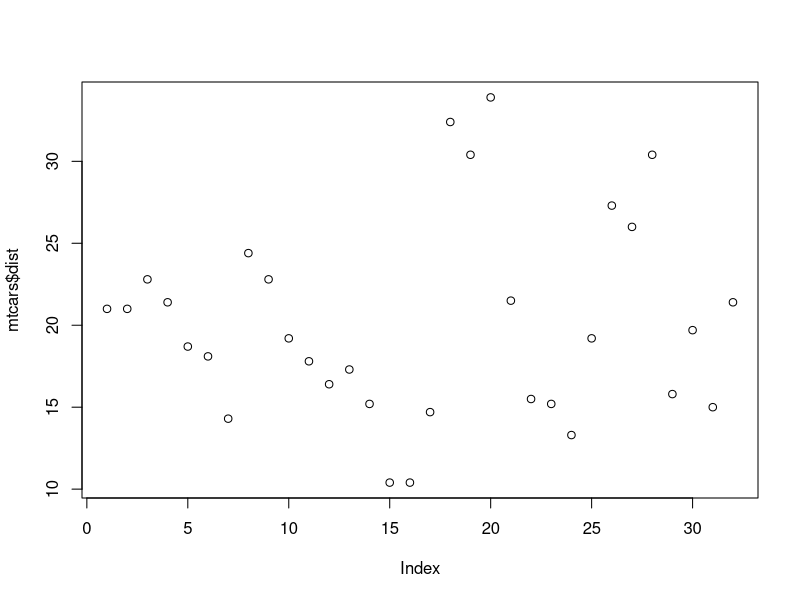
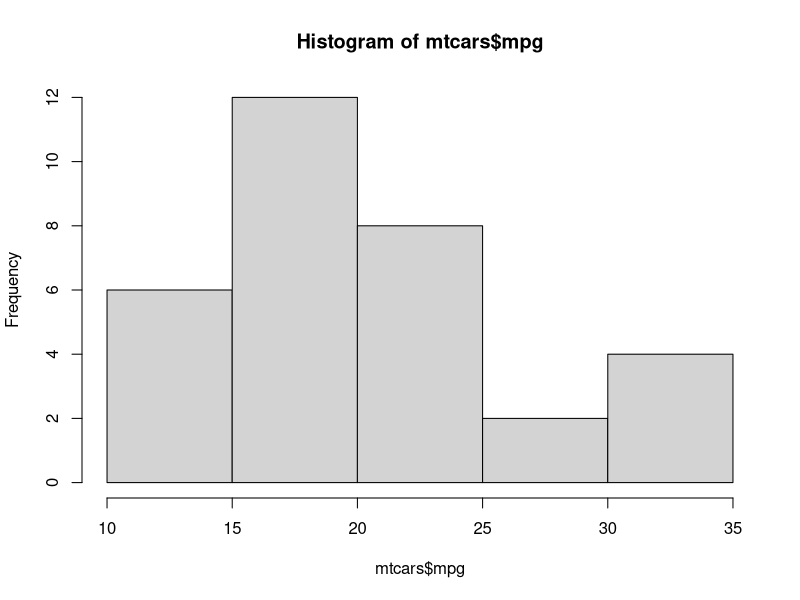

These figures' R source, in order:
## ---- chunk 1
#| echo: false
#| cr-id: scatter-of-mpg

plot(mtcars$mpg, mtcars$dist)
## ---- chunk 2
#| echo: true
#| cr-id: hist-mpg

hist(mtcars$mpg)
